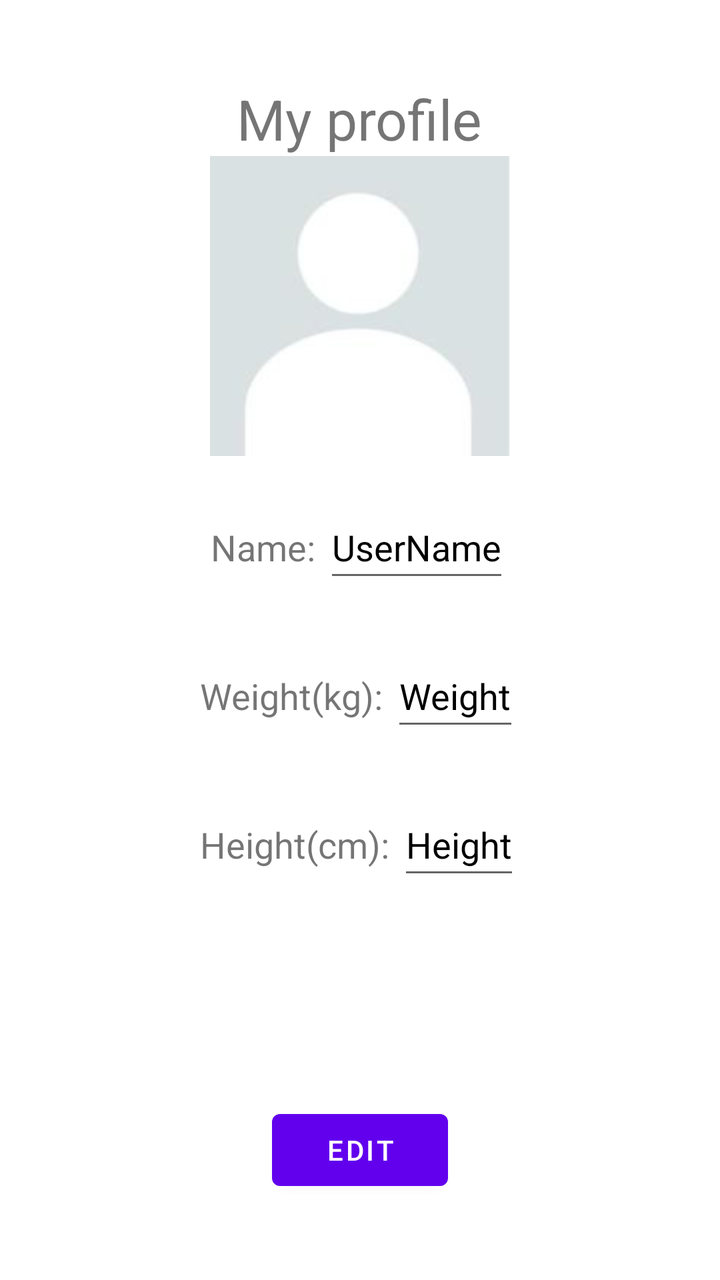
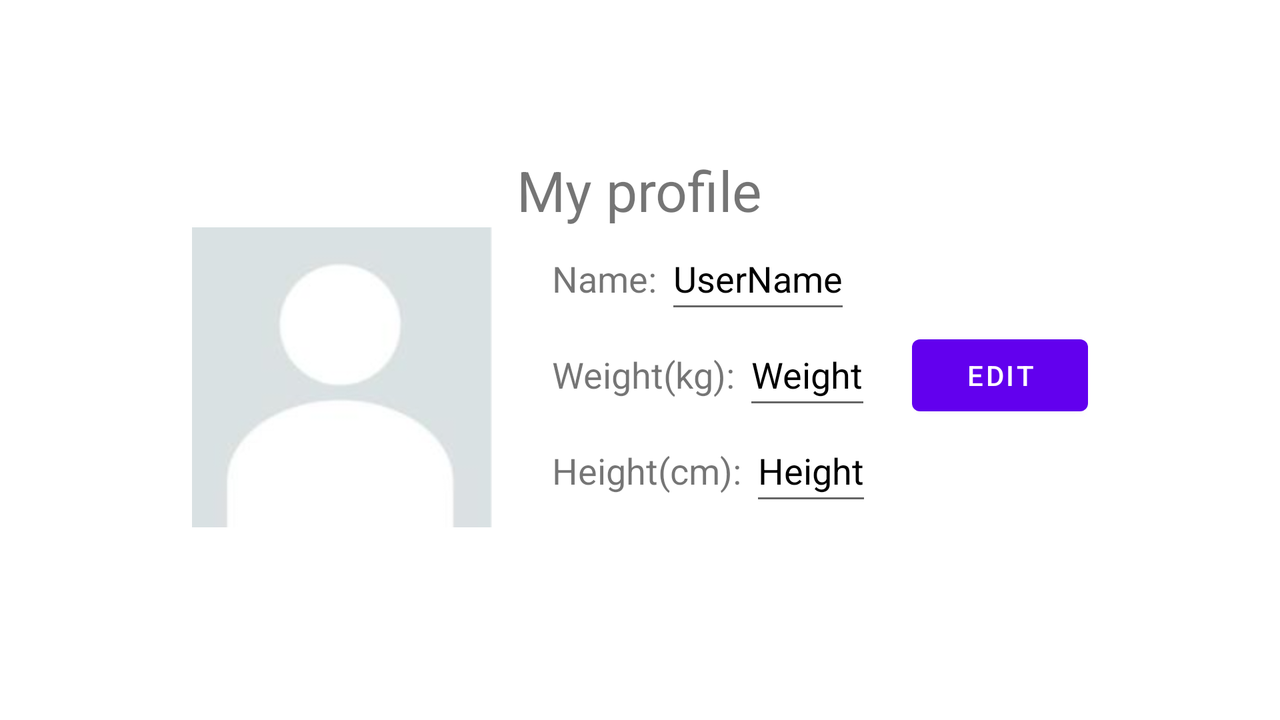

The same Android screen from two of the app's own layout files: first res/layout/ as a phone draws it, then the repository's variant for another configuration, drawn on a device whose configuration selects that folder. Both files follow.
<!-- AndroidManifest.xml: application theme Theme.ProiectAndroid -->
<!-- res/layout/fragment_user_profile.xml -->
<?xml version="1.0" encoding="utf-8"?>
<LinearLayout xmlns:android="http://schemas.android.com/apk/res/android"
    android:layout_width="match_parent"
    android:layout_height="match_parent"
    android:gravity="center"
    android:orientation="vertical">
    <TextView
        android:id="@+id/profile"
        android:layout_width="wrap_content"
        android:layout_height="wrap_content"
        android:text="My profile"
        android:textSize="28sp"
        android:layout_gravity="center"
        />
    <ImageView
        android:id="@+id/profile_ImageView"
        android:layout_width="150dp"
        android:layout_height="150dp"
        android:layout_marginBottom="20dp"
        android:src="@drawable/initialprofilepic"/> 
    <LinearLayout
        android:layout_width="wrap_content"
        android:layout_height="wrap_content"
        android:orientation="horizontal"
        >
        <TextView
            android:id="@+id/name_typo"
            android:layout_width="wrap_content"
            android:layout_height="wrap_content"
            android:text="Name: "
            android:textSize="18sp"
            android:layout_marginBottom="50dp"
            />
        <androidx.appcompat.widget.AppCompatEditText
            android:id="@+id/profile_name"
            android:layout_width="wrap_content"
            android:layout_height="wrap_content"
            android:text="UserName"
            android:minHeight="48dp"
            android:textColor="@color/black" />
    </LinearLayout>


    <LinearLayout
        android:layout_width="wrap_content"
        android:layout_height="wrap_content"
        android:orientation="horizontal"
        >
        <TextView
            android:id="@+id/weight_typo"
            android:layout_width="wrap_content"
            android:layout_height="wrap_content"
            android:text="Weight(kg): "
            android:textSize="18sp"
            android:layout_marginBottom="50dp"
            />
    <androidx.appcompat.widget.AppCompatEditText
        android:id="@+id/profile_weight"
        android:layout_height="wrap_content"
        android:text="Weight"
        android:minHeight="48dp"
        android:textColor="@color/black"
        android:layout_width="wrap_content"/>
    </LinearLayout>

    <LinearLayout
        android:layout_width="wrap_content"
        android:layout_height="wrap_content"
        android:orientation="horizontal"
        >
        <TextView
            android:id="@+id/height_typo"
            android:layout_width="wrap_content"
            android:layout_height="wrap_content"
            android:text="Height(cm): "
            android:textSize="18sp"
            android:layout_marginBottom="50dp"
            />
    <androidx.appcompat.widget.AppCompatEditText
        android:id="@+id/profile_height"
        android:layout_height="wrap_content"
        android:text="Height"
        android:minHeight="48dp"
        android:textColor="@color/black"
        android:layout_width="wrap_content"/>
    </LinearLayout>

    <Button
        android:id="@+id/profile_edit_button"
        android:layout_width="wrap_content"
        android:layout_height="wrap_content"
        android:layout_marginTop="80dp"
        android:text="Edit"
        />

</LinearLayout>
<!-- resources referenced by this layout -->
<resources>
  <!-- drawable initialprofilepic: png bitmap (drawable, 13233 bytes) -->
  <style name="Theme.ProiectAndroid" parent="Theme.MaterialComponents.DayNight.DarkActionBar">
          
          <item name="colorPrimary">@color/purple_500</item>
          <item name="colorPrimaryVariant">@color/purple_700</item>
          <item name="colorOnPrimary">@color/white</item>
          
          <item name="colorSecondary">@color/teal_200</item>
          <item name="colorSecondaryVariant">@color/teal_700</item>
          <item name="colorOnSecondary">@color/black</item>
          
          <item name="android:statusBarColor">?attr/colorPrimaryVariant</item>
          
      </style>
</resources>
<!-- res/layout-land/fragment_user_profile.xml (the repository's variant of the layout above) -->
<!-- drawn on the phone turned sideways -->
<?xml version="1.0" encoding="utf-8"?>
<LinearLayout xmlns:android="http://schemas.android.com/apk/res/android"
    android:layout_width="match_parent"
    android:layout_height="match_parent"
    android:gravity="center"
    android:orientation="vertical">

    <TextView
        android:id="@+id/profile"
        android:layout_width="wrap_content"
        android:layout_height="wrap_content"
        android:text="My profile"
        android:textSize="28sp"
        android:layout_gravity="center"
        />
    <LinearLayout
        android:layout_width="wrap_content"
        android:layout_height="wrap_content"
        android:orientation="horizontal"
        >
        <ImageView
            android:id="@+id/profile_ImageView"
            android:layout_width="150dp"
            android:layout_height="150dp"
            android:layout_marginBottom="20dp"
            android:layout_marginRight="30dp"
            android:src="@drawable/initialprofilepic" />
        <LinearLayout
            android:layout_width="wrap_content"
            android:layout_height="wrap_content"
            android:orientation="vertical"
            >
            <LinearLayout
                android:layout_width="wrap_content"
                android:layout_height="wrap_content"
                android:orientation="horizontal"
                >
                <TextView
                    android:id="@+id/name_typo"
                    android:layout_width="wrap_content"
                    android:layout_height="wrap_content"
                    android:text="Name: "
                    android:textSize="18sp"
                    android:layout_marginBottom="10dp"
                    />
                <androidx.appcompat.widget.AppCompatEditText
                    android:id="@+id/profile_name"
                    android:layout_width="wrap_content"
                    android:layout_height="wrap_content"
                    android:text="UserName"
                    android:minHeight="48dp"
                    android:textColor="@color/black" />
            </LinearLayout>


            <LinearLayout
                android:layout_width="wrap_content"
                android:layout_height="wrap_content"
                android:orientation="horizontal"
                >
                <TextView
                    android:id="@+id/weight_typo"
                    android:layout_width="wrap_content"
                    android:layout_height="wrap_content"
                    android:text="Weight(kg): "
                    android:textSize="18sp"
                    android:layout_marginBottom="10dp"
                    />
                <androidx.appcompat.widget.AppCompatEditText
                    android:id="@+id/profile_weight"
                    android:layout_height="wrap_content"
                    android:text="Weight"
                    android:minHeight="48dp"
                    android:textColor="@color/black"
                    android:layout_width="wrap_content"/>
            </LinearLayout>

            <LinearLayout
                android:layout_width="wrap_content"
                android:layout_height="wrap_content"
                android:orientation="horizontal"
                >
                <TextView
                    android:id="@+id/height_typo"
                    android:layout_width="wrap_content"
                    android:layout_height="wrap_content"
                    android:text="Height(cm): "
                    android:textSize="18sp"
                    android:layout_marginBottom="10dp"
                    />
                <androidx.appcompat.widget.AppCompatEditText
                    android:id="@+id/profile_height"
                    android:layout_height="wrap_content"
                    android:text="Height"
                    android:minHeight="48dp"
                    android:textColor="@color/black"
                    android:layout_width="wrap_content"/>
            </LinearLayout>

        </LinearLayout>
        <Button
            android:id="@+id/profile_edit_button"
            android:layout_width="wrap_content"
            android:layout_height="wrap_content"
            android:layout_marginTop="50dp"
            android:layout_marginLeft="20dp"
            android:text="Edit"
            />
    </LinearLayout>
    



</LinearLayout>
